Frame 1 (no input): blank canvas, image omitted
Frame 60 (the mouse pressed at the canvas centre just before this capture): blank canvas, image omitted
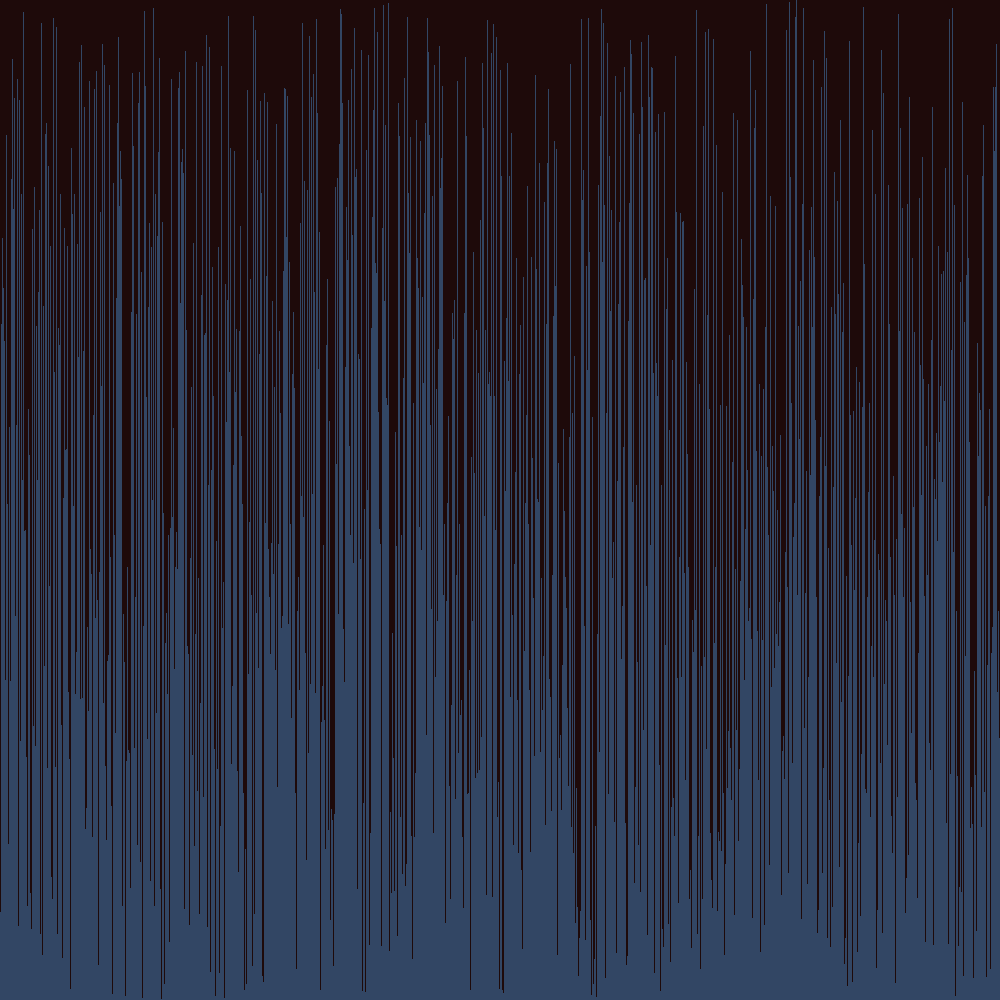
Frame 120 (the mouse held since frame 60 and released just before this capture)

The Processing sketch whose frames 1 and 60 were blank and that drew this single picture after the mouse press (run headless with seeded random() and noise(); from frame 60 on, the mouse is pressed at the canvas centre):

// Processing sketch: VisualizedArraySorter
// ── VisualizedArraySorter.pde
/* Paste the code into a new Processing sketch and complete the steps. */

//1. create an array of ints. don't initialize it yet.
int[] arr;
void setup() {
  //2. set the size of your window
     size(1000,1000);
  //  if you are using Processing 3, you cannot use variables
  //  because the developers don't know how programming is supposed to work.

  //3. initialize your array with the built in width variable
      arr = new int[width];
  //4. initialize the ints in the array with random numbers
  //   from 0 to the built in height variable
        
  //5. call the noStroke() method
  noStroke();

}

void draw() {
  //6. set the background color with background(r, g, b);
    background(50,70,100);
  //7. set the color for your graph
      fill(30,10,10);
  //8. draw a rectangle for each int in your array.
  for(int j = 0; j < arr.length; j++) {
    rect(j, 0, 1,arr[j]);
  }
  //   the x value will be the current index in the array
  //   the y value will the height variable
  //   the width is 1 (one)
  //   the height is negative the value of the element at the current index of the array


  //9. call the stepSort method
  stepSort(arr);
  //10. extract the code that randomizes the array into a method.

  //11. call the method you made in step 10 when the mouse is pressed
  if(mousePressed == true) {
  integerRandomize(arr);
  }
    
}

void stepSort(int[] arr) {
  for (int i = 1; i < arr.length; i++) {
    if (arr[i - 1] > arr[i]) {
      int t = arr[i];
      arr[i] = arr[i - 1];
      arr[i - 1] = t;
    }
  }
}

void integerRandomize(int[] arr) {
for(int i = 0; i < arr.length; i++) {
          int randomValue = (int) random(0, height);
          arr[i] = randomValue;
        }
}
